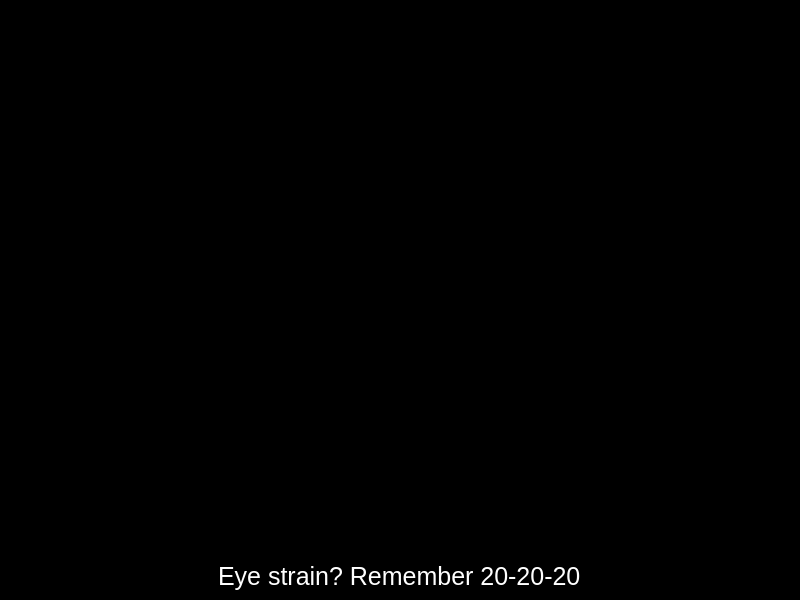
<?xml version="1.0" encoding="UTF-8"?>
<ui version="4.0">
 <class>MainWindow</class>
 <widget class="QMainWindow" name="MainWindow">
  <property name="geometry">
   <rect>
    <x>0</x>
    <y>0</y>
    <width>800</width>
    <height>600</height>
   </rect>
  </property>
  <property name="windowTitle">
   <string>MainWindow</string>
  </property>
  <property name="styleSheet">
   <string notr="true">background-color:black;
color:white;
font-family:&quot;Source Sans Pro&quot;;</string>
  </property>
  <widget class="QWidget" name="centralwidget">
   <layout class="QVBoxLayout" name="verticalLayout" stretch="1,0">
    <property name="spacing">
     <number>6</number>
    </property>
    <property name="leftMargin">
     <number>0</number>
    </property>
    <property name="topMargin">
     <number>0</number>
    </property>
    <property name="rightMargin">
     <number>0</number>
    </property>
    <property name="bottomMargin">
     <number>9</number>
    </property>
    <item>
     <widget class="QLabel" name="label">
      <property name="text">
       <string/>
      </property>
      <property name="pixmap">
       <pixmap>images/background.png</pixmap>
      </property>
      <property name="scaledContents">
       <bool>true</bool>
      </property>
     </widget>
    </item>
    <item alignment="Qt::AlignHCenter">
     <widget class="QLabel" name="label_2">
      <property name="styleSheet">
       <string notr="true">font-size:25px;</string>
      </property>
      <property name="text">
       <string>Eye strain? Remember 20-20-20</string>
      </property>
     </widget>
    </item>
   </layout>
  </widget>
 </widget>
 <resources/>
 <connections/>
</ui>
